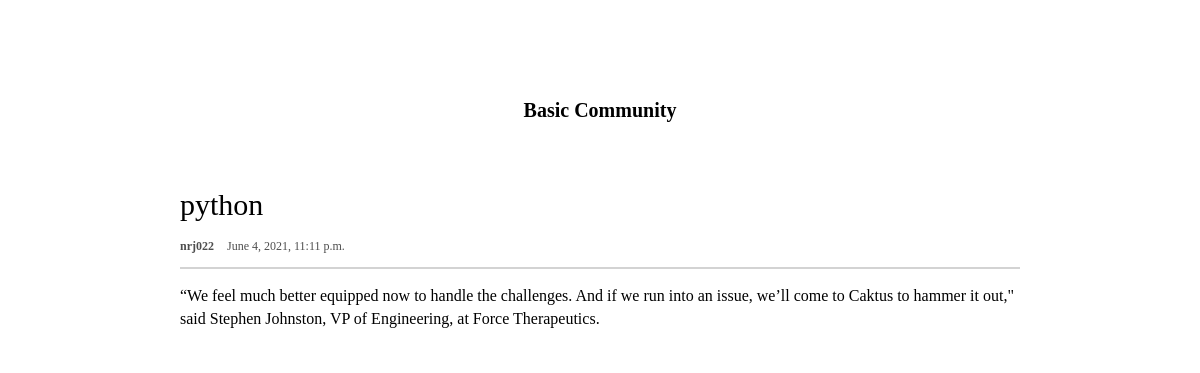
The app's page /post/2/ with its own data.
### blog/models.py (models this page shows, shortened)
class Post(models.Model):
    category = models.CharField(max_length=50)
    author = models.ForeignKey(settings.AUTH_USER_MODEL, on_delete=models.CASCADE)
    title = models.CharField(max_length=200)
    text = models.TextField()
    created_date = models.DateTimeField(
            default=timezone.now)
    published_date = models.DateTimeField(
            blank=True, null=True)

### blog/views.py (the view)
# urls.py: path('post/<int:pk>/', views.post_detail, name='post_detail'),
def post_detail(request, pk):
    post = get_object_or_404(Post, pk=pk)
    return render(request, 'blog/post_detail.html', {'post':post})

### blog/templates/blog/post_detail.html
{% extends 'blog/base.html'%} {% block content %}
<a href="{% url 'main_board' %}"><h1>Basic Community</h1></a>
<div class="container">
  <header>
    <h2 class="post-detail__title">{{ post.title }}</h2>
    <div class="post-detail__info">
      <span class="post-detail__info--author">{{ post.author }}</span>
      <span class="post-detail__info--date">{{ post.published_date }}</span>
    </div>
  </header>
  <div class="post-detail__text">{{ post.text }}</div>
</div>
{% endblock %}

### blog/static/css/index.css (style rules this page uses)
body { display: flex; flex-direction: column; justify-content: center; align-items: center; }
h1 { margin: 100px 0 50px; font-weight: 700; font-size: 20px; }

### blog/static/css/main_board.css (style rules this page uses)
.container { width: 70%; }

### blog/static/css/post_detail.css (style rules this page uses)
.post-detail__title { font-size: 30px; margin: 20px 0; }
.post-detail__info { color: rgb(78, 78, 78); font-size: 12px; }
.post-detail__info--author { font-weight: 700; margin-right: 10px; }
.post-detail__text { margin: 15px 0; padding: 15px 0; border-top: 2px solid lightgray; line-height: 23px; }

### records on screen
Post: title "python", author "nrj022", published_date "June 4, 2021, 11:11 p.m.", text "“We feel much better equipped now to handle the challenges. And if we run into an issue, we’ll come to Caktus to hammer it out,\" said Stephen Johnston, VP of Engineering, at Force Therapeutics."
